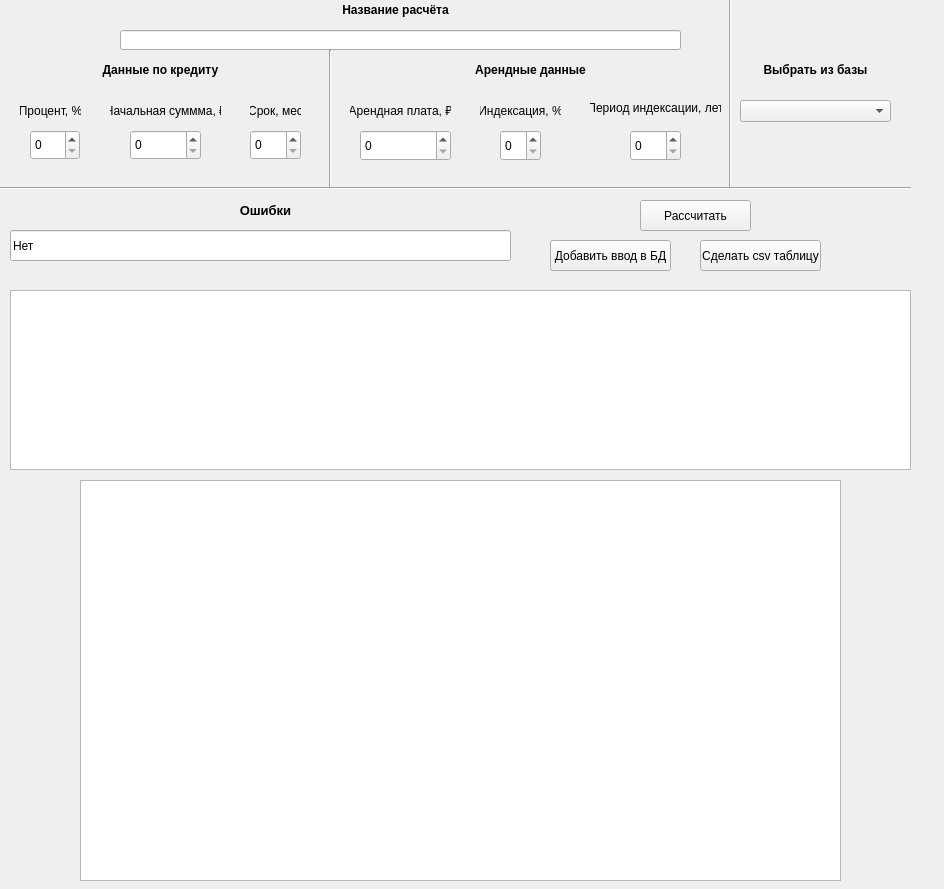
<?xml version="1.0" encoding="UTF-8"?>
<ui version="4.0">
 <class>widget</class>
 <widget class="QWidget" name="widget">
  <property name="windowModality">
   <enum>Qt::NonModal</enum>
  </property>
  <property name="geometry">
   <rect>
    <x>0</x>
    <y>0</y>
    <width>944</width>
    <height>889</height>
   </rect>
  </property>
  <property name="windowTitle">
   <string>Кредитный калькулятор</string>
  </property>
  <widget class="QSpinBox" name="percent">
   <property name="geometry">
    <rect>
     <x>30</x>
     <y>130</y>
     <width>50</width>
     <height>30</height>
    </rect>
   </property>
  </widget>
  <widget class="QSpinBox" name="start_sum">
   <property name="geometry">
    <rect>
     <x>130</x>
     <y>130</y>
     <width>71</width>
     <height>30</height>
    </rect>
   </property>
   <property name="maximum">
    <number>100000000</number>
   </property>
  </widget>
  <widget class="QSpinBox" name="time">
   <property name="geometry">
    <rect>
     <x>250</x>
     <y>130</y>
     <width>51</width>
     <height>30</height>
    </rect>
   </property>
   <property name="maximum">
    <number>500</number>
   </property>
  </widget>
  <widget class="QLabel" name="label">
   <property name="geometry">
    <rect>
     <x>20</x>
     <y>100</y>
     <width>61</width>
     <height>21</height>
    </rect>
   </property>
   <property name="text">
    <string>Процент, %</string>
   </property>
   <property name="alignment">
    <set>Qt::AlignCenter</set>
   </property>
  </widget>
  <widget class="QLabel" name="label_2">
   <property name="geometry">
    <rect>
     <x>110</x>
     <y>100</y>
     <width>111</width>
     <height>21</height>
    </rect>
   </property>
   <property name="text">
    <string>Начальная суммма, ₽</string>
   </property>
   <property name="alignment">
    <set>Qt::AlignCenter</set>
   </property>
  </widget>
  <widget class="QLabel" name="label_3">
   <property name="geometry">
    <rect>
     <x>250</x>
     <y>100</y>
     <width>51</width>
     <height>21</height>
    </rect>
   </property>
   <property name="text">
    <string>Срок, мес</string>
   </property>
   <property name="alignment">
    <set>Qt::AlignCenter</set>
   </property>
  </widget>
  <widget class="Line" name="line">
   <property name="geometry">
    <rect>
     <x>0</x>
     <y>180</y>
     <width>911</width>
     <height>16</height>
    </rect>
   </property>
   <property name="baseSize">
    <size>
     <width>0</width>
     <height>0</height>
    </size>
   </property>
   <property name="font">
    <font>
     <pointsize>8</pointsize>
     <weight>50</weight>
     <italic>false</italic>
     <bold>false</bold>
    </font>
   </property>
   <property name="orientation">
    <enum>Qt::Horizontal</enum>
   </property>
  </widget>
  <widget class="QLabel" name="label_4">
   <property name="geometry">
    <rect>
     <x>0</x>
     <y>60</y>
     <width>321</width>
     <height>20</height>
    </rect>
   </property>
   <property name="font">
    <font>
     <weight>75</weight>
     <italic>false</italic>
     <bold>true</bold>
     <underline>false</underline>
     <strikeout>false</strikeout>
    </font>
   </property>
   <property name="focusPolicy">
    <enum>Qt::NoFocus</enum>
   </property>
   <property name="layoutDirection">
    <enum>Qt::LeftToRight</enum>
   </property>
   <property name="text">
    <string>Данные по кредиту</string>
   </property>
   <property name="textFormat">
    <enum>Qt::AutoText</enum>
   </property>
   <property name="alignment">
    <set>Qt::AlignCenter</set>
   </property>
  </widget>
  <widget class="Line" name="line_2">
   <property name="geometry">
    <rect>
     <x>320</x>
     <y>50</y>
     <width>20</width>
     <height>138</height>
    </rect>
   </property>
   <property name="orientation">
    <enum>Qt::Vertical</enum>
   </property>
  </widget>
  <widget class="QLabel" name="label_5">
   <property name="geometry">
    <rect>
     <x>330</x>
     <y>60</y>
     <width>401</width>
     <height>20</height>
    </rect>
   </property>
   <property name="font">
    <font>
     <weight>75</weight>
     <bold>true</bold>
    </font>
   </property>
   <property name="text">
    <string>Арендные данные</string>
   </property>
   <property name="alignment">
    <set>Qt::AlignCenter</set>
   </property>
  </widget>
  <widget class="QLabel" name="label_6">
   <property name="geometry">
    <rect>
     <x>350</x>
     <y>100</y>
     <width>101</width>
     <height>21</height>
    </rect>
   </property>
   <property name="text">
    <string>Арендная плата, ₽</string>
   </property>
   <property name="alignment">
    <set>Qt::AlignCenter</set>
   </property>
  </widget>
  <widget class="QSpinBox" name="income">
   <property name="geometry">
    <rect>
     <x>360</x>
     <y>130</y>
     <width>91</width>
     <height>31</height>
    </rect>
   </property>
   <property name="maximum">
    <number>1000000</number>
   </property>
  </widget>
  <widget class="QSpinBox" name="indexing">
   <property name="geometry">
    <rect>
     <x>500</x>
     <y>130</y>
     <width>41</width>
     <height>31</height>
    </rect>
   </property>
  </widget>
  <widget class="QLabel" name="label_7">
   <property name="geometry">
    <rect>
     <x>480</x>
     <y>100</y>
     <width>81</width>
     <height>21</height>
    </rect>
   </property>
   <property name="text">
    <string>Индексация, %</string>
   </property>
   <property name="alignment">
    <set>Qt::AlignCenter</set>
   </property>
  </widget>
  <widget class="QSpinBox" name="index_time">
   <property name="geometry">
    <rect>
     <x>630</x>
     <y>130</y>
     <width>51</width>
     <height>31</height>
    </rect>
   </property>
   <property name="maximum">
    <number>99</number>
   </property>
  </widget>
  <widget class="QLabel" name="label_8">
   <property name="geometry">
    <rect>
     <x>590</x>
     <y>100</y>
     <width>131</width>
     <height>16</height>
    </rect>
   </property>
   <property name="text">
    <string>Период индексации, лет</string>
   </property>
   <property name="alignment">
    <set>Qt::AlignCenter</set>
   </property>
  </widget>
  <widget class="QTableView" name="result">
   <property name="geometry">
    <rect>
     <x>10</x>
     <y>290</y>
     <width>901</width>
     <height>180</height>
    </rect>
   </property>
   <property name="editTriggers">
    <set>QAbstractItemView::NoEditTriggers</set>
   </property>
   <attribute name="horizontalHeaderDefaultSectionSize">
    <number>130</number>
   </attribute>
   <attribute name="horizontalHeaderMinimumSectionSize">
    <number>40</number>
   </attribute>
  </widget>
  <widget class="QPushButton" name="get_res">
   <property name="geometry">
    <rect>
     <x>640</x>
     <y>200</y>
     <width>111</width>
     <height>31</height>
    </rect>
   </property>
   <property name="text">
    <string>Рассчитать</string>
   </property>
  </widget>
  <widget class="QGraphicsView" name="graph">
   <property name="geometry">
    <rect>
     <x>80</x>
     <y>480</y>
     <width>761</width>
     <height>401</height>
    </rect>
   </property>
   <property name="verticalScrollBarPolicy">
    <enum>Qt::ScrollBarAlwaysOff</enum>
   </property>
   <property name="horizontalScrollBarPolicy">
    <enum>Qt::ScrollBarAlwaysOff</enum>
   </property>
   <property name="sizeAdjustPolicy">
    <enum>QAbstractScrollArea::AdjustToContents</enum>
   </property>
  </widget>
  <widget class="QLineEdit" name="errors">
   <property name="geometry">
    <rect>
     <x>10</x>
     <y>230</y>
     <width>501</width>
     <height>31</height>
    </rect>
   </property>
   <property name="font">
    <font>
     <pointsize>9</pointsize>
    </font>
   </property>
   <property name="contextMenuPolicy">
    <enum>Qt::NoContextMenu</enum>
   </property>
   <property name="inputMethodHints">
    <set>Qt::ImhNone</set>
   </property>
   <property name="text">
    <string>Нет</string>
   </property>
   <property name="frame">
    <bool>true</bool>
   </property>
   <property name="echoMode">
    <enum>QLineEdit::Normal</enum>
   </property>
   <property name="readOnly">
    <bool>true</bool>
   </property>
  </widget>
  <widget class="QLabel" name="label_9">
   <property name="geometry">
    <rect>
     <x>80</x>
     <y>200</y>
     <width>371</width>
     <height>21</height>
    </rect>
   </property>
   <property name="font">
    <font>
     <pointsize>10</pointsize>
     <weight>75</weight>
     <bold>true</bold>
    </font>
   </property>
   <property name="text">
    <string>Ошибки</string>
   </property>
   <property name="textFormat">
    <enum>Qt::PlainText</enum>
   </property>
   <property name="alignment">
    <set>Qt::AlignCenter</set>
   </property>
   <property name="openExternalLinks">
    <bool>false</bool>
   </property>
   <property name="textInteractionFlags">
    <set>Qt::NoTextInteraction</set>
   </property>
  </widget>
  <widget class="QPushButton" name="addtosql">
   <property name="geometry">
    <rect>
     <x>550</x>
     <y>240</y>
     <width>121</width>
     <height>31</height>
    </rect>
   </property>
   <property name="text">
    <string>Добавить ввод в БД</string>
   </property>
  </widget>
  <widget class="QLabel" name="label_10">
   <property name="geometry">
    <rect>
     <x>0</x>
     <y>0</y>
     <width>791</width>
     <height>20</height>
    </rect>
   </property>
   <property name="font">
    <font>
     <pointsize>9</pointsize>
     <weight>75</weight>
     <bold>true</bold>
    </font>
   </property>
   <property name="text">
    <string>Название расчёта</string>
   </property>
   <property name="alignment">
    <set>Qt::AlignCenter</set>
   </property>
  </widget>
  <widget class="QLineEdit" name="namebd">
   <property name="geometry">
    <rect>
     <x>120</x>
     <y>30</y>
     <width>561</width>
     <height>20</height>
    </rect>
   </property>
  </widget>
  <widget class="QComboBox" name="takefrombd">
   <property name="geometry">
    <rect>
     <x>740</x>
     <y>100</y>
     <width>151</width>
     <height>22</height>
    </rect>
   </property>
  </widget>
  <widget class="QLabel" name="label_11">
   <property name="geometry">
    <rect>
     <x>760</x>
     <y>60</y>
     <width>111</width>
     <height>20</height>
    </rect>
   </property>
   <property name="font">
    <font>
     <weight>75</weight>
     <bold>true</bold>
    </font>
   </property>
   <property name="text">
    <string>Выбрать из базы</string>
   </property>
   <property name="alignment">
    <set>Qt::AlignCenter</set>
   </property>
  </widget>
  <widget class="QLabel" name="logo">
   <property name="geometry">
    <rect>
     <x>20</x>
     <y>20</y>
     <width>51</width>
     <height>55</height>
    </rect>
   </property>
   <property name="text">
    <string/>
   </property>
  </widget>
  <widget class="QPushButton" name="to_csv">
   <property name="geometry">
    <rect>
     <x>700</x>
     <y>240</y>
     <width>121</width>
     <height>31</height>
    </rect>
   </property>
   <property name="text">
    <string>Сделать csv таблицу</string>
   </property>
  </widget>
  <widget class="Line" name="line_3">
   <property name="geometry">
    <rect>
     <x>720</x>
     <y>-3</y>
     <width>20</width>
     <height>191</height>
    </rect>
   </property>
   <property name="orientation">
    <enum>Qt::Vertical</enum>
   </property>
  </widget>
 </widget>
 <resources/>
 <connections/>
</ui>
